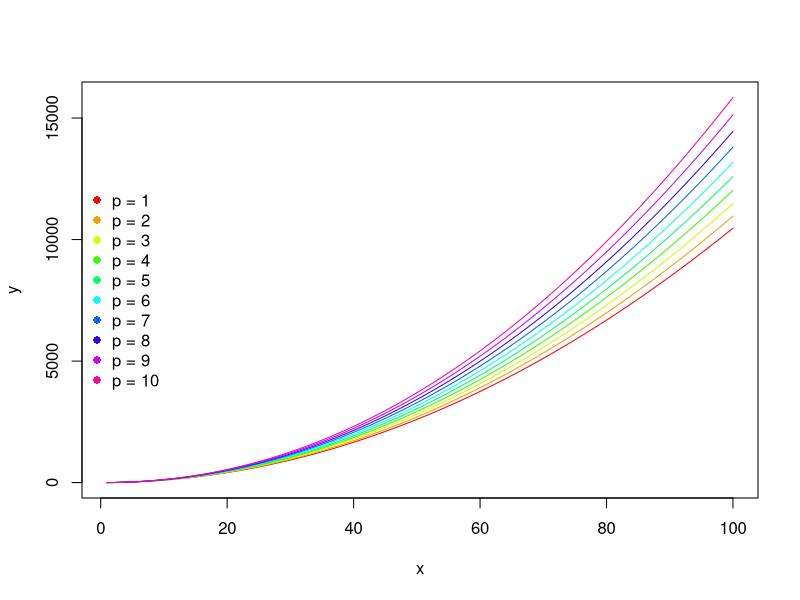

This chart was generated by the following R code:
## ---- chunk 1
# Parameter: give it sequence of values
p <- seq(1, 10, 1)

# independent variable
x <- seq(1,100,1)

# Define a function
my.fun <- function(x, p){
y <- x^(2 + p/100)
  return(y)
}

# Calculate all values of y for a given x and p:
data <- outer(x, p, my.fun)

# Have a look at data: Each column give you the value of y for a given x and p
head(data)

my.xlab <- "x"
my.ylab <- "y"

# Give each line a different color
my.col <- rainbow(n = ncol(data))

# Plot all lines
matplot(x = x, y = data, type = "l", lty = 1, col = my.col,
        xlab = my.xlab, ylab = my.ylab)

legend.text <- paste("p =", p, sep = " ")
legend("left", legend = legend.text, pch = 16, col = my.col, bty = "n")
